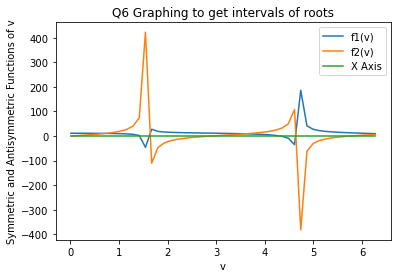

This chart was generated by the following Python code:
#!/usr/bin/env python3
# -*- coding: utf-8 -*-
"""
Created on Sun Apr 18 05:34:47 2021

@author: aditi
"""

from math import sqrt,tan,pi
from scipy.constants import m_e,hbar,e
from numpy import linspace
from matplotlib import pyplot as plt

w = 10**-9
V0 = 20*e
u0sq = m_e*(w**2)*V0/(2*hbar**2)

def f1(v):
    return sqrt(u0sq-v**2) - v*tan(v)

def f2(v):
    return sqrt(u0sq-v**2)*tan(v) + v

#graphing to get initial guesses
f1val = []
f2val = []
x_ax = []
vval = linspace(0.01,2*pi-0.01,50)
for v in vval:
    f1val.append(f1(v))
    f2val.append(f2(v))
    x_ax.append(0)

plt.figure()
plt.plot(vval,f1val,vval,f2val,vval,x_ax)
plt.title('Q6 Graphing to get intervals of roots')
plt.xlabel('v')
plt.ylabel('Symmetric and Antisymmetric Functions of v')
plt.legend(['f1(v)','f2(v)','X Axis'])

'''
Thus, intervals obtained for first 5 roots to for\
False Position root finding are approximately:
* f1(v) (Symmetric wavefns):
    [a1,b1] = [1,1.5]
    [a2,b2] = [3,4.5]
* f2(v) (Asymmetric wavefns):
    [a3,b3] = [2.5,4.2]
    [a4,b4] = [5,6]
    [a5,b5] = [0,1.5]
'''

def false_position(a,b,f):
    if f(a)*f(b)>0:
        return 999999
    i=0
    while i<1000:
        c = (a*f(b)-b*f(a))/(f(b)-f(a))
        #print(b-a,'\t',c,'\t',f(c))
        if abs(f(c)) < (10**-5):
            break
        elif f(a)*f(c)<0:
            b = c
        else:
            a = c
        i+=1
    return c

def E(x):
    val = (2*hbar**2/(m_e*w**2))*x*x
    return val/e

print('First 5 eigen values of energy:')
a = [1,3,2.5,5,0]
b = [1.5,4.5,4.2,5.6,1.5]
for i in range(2):
    x = false_position(a[i],b[i],f1)
    Eval = E(x)
    print('E(',i,') = ',Eval)
    
for i in range(2,5):
    x = false_position(a[i],b[i],f2)
    Eval = E(x)
    print('E(',i,') = ',Eval)

def bisection(a,b,f):
    if f(a)*f(b)>0:
        return 999999
    while (b-a) >= 10**-6:
        c = (a+b)/2
        if f(a)*f(c)<0:
            b = c
        else:
            a = c
    return c
